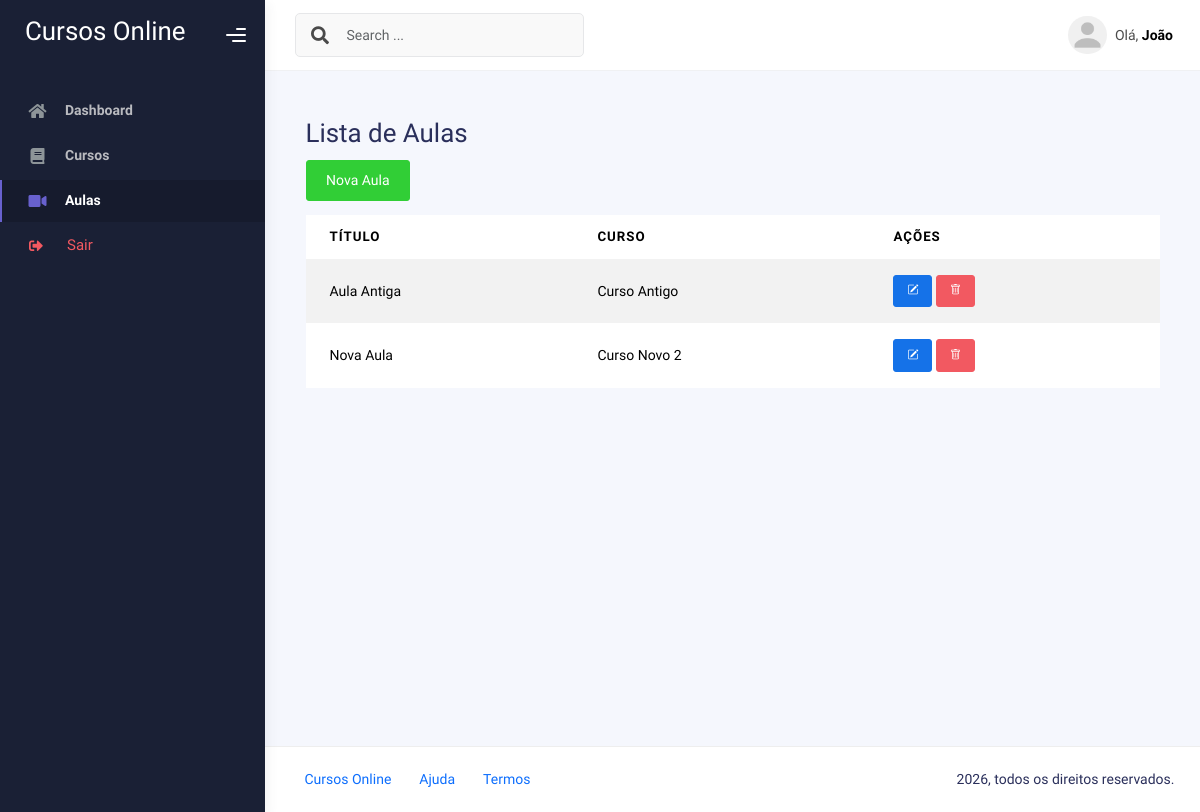
Screenshot of /aulas/ (signed in) with the database file from the repository.
### core/models.py (models this page shows, shortened)
class Aula(models.Model):
    curso = models.ForeignKey(Curso, on_delete=models.CASCADE, related_name='aulas')
    titulo = models.CharField(max_length=100)
    conteudo = models.TextField()
    video_url = models.URLField(blank=True, null=True)
    data_publicacao = models.DateTimeField(auto_now_add=True)

class Curso(models.Model):
    titulo = models.CharField(max_length=100)
    descricao = models.TextField()
    instrutor = models.ForeignKey(User, on_delete=models.CASCADE, related_name='cursos')
    data_criacao = models.DateTimeField(auto_now_add=True)

### core/views.py (the view)
# urls.py: path('aulas/', views.aula_list, name='aula_list'),
@login_required
def aula_list(request):
    aulas = Aula.objects.all()
    return render(request, 'core/aula_list.html', {'aulas': aulas})

### templates/core/aula_list.html (shortened to what this page needs)
{% extends 'base.html' %}
{% block content %}
  <div class="container mt-4">
    <h2>Lista de Aulas</h2>
    <a href="{% url 'aula_form' %}" class="btn btn-success mb-3">Nova Aula</a>
    <div class="table-responsive">
      <table class="table table-striped">
        <thead>
          <tr>
            <th data-label="Título">Título</th>
            <th data-label="Curso">Curso</th>
            <th data-label="Ações">Ações</th>
          </tr>
        </thead>
        <tbody>
          {% for aula in aulas %}
            <tr>
              <td data-label="Título">{{ aula.titulo }}</td>
              <td data-label="Curso">{{ aula.curso.titulo }}</td>
              <td data-label="Ações">
                <div class="table-actions">
                  <a href="{% url 'aula_edit' aula.pk %}" class="btn btn-sm btn-primary" title="Editar">
                    <i class="bi bi-pencil-square btn-action-icon"></i>
                  </a>
                  <a href="{% url 'aula_delete' aula.pk %}" class="btn btn-sm btn-danger" title="Excluir">
                    <i class="bi bi-trash btn-action-icon"></i>
                  </a>
                </div>
              </td>
            </tr>
          {% empty %}
            <tr>
              <td colspan="3">Nenhuma aula cadastrada.</td>
            </tr>
          {% endfor %}
        </tbody>
      </table>
    </div>
  </div>
{% endblock %}

### templates/base.html (shortened to what this page needs)
{% load static %}
<!DOCTYPE html>
<html lang="pt-br">
  <head>
    <link rel="stylesheet" href="{% static 'assets/css/bootstrap.min.css' %}" />
    <link rel="stylesheet" href="{% static 'assets/css/plugins.min.css' %}" />
    <link rel="stylesheet" href="{% static 'assets/css/kaiadmin.min.css' %}" />
    <link rel="stylesheet" href="{% static 'assets/css/demo.css' %}" />
    <link rel="stylesheet" href="{% static 'assets/css/mobile.css' %}" />
    <link rel="stylesheet" href="https://cdn.jsdelivr.net/npm/bootstrap-icons@1.8.0/font/bootstrap-icons.css">
  </head>
  <body>
    <div class="wrapper">
      {% if user.is_authenticated %}
      <div class="sidebar" data-background-color="dark">
        <div class="Cursos Online">
          <div class="logo-header" data-background-color="dark">
            <a href="{% url 'dashboard' %}" class="logo">
              <h2 style="color: white;">
                Cursos Online
              </h2>
            </a>
            <div class="nav-toggle">
              <button class="btn btn-toggle toggle-sidebar">
                <i class="gg-menu-right"></i>
              </button>
            </div>
          </div>
        </div>
        <div class="sidebar-wrapper scrollbar scrollbar-inner">
          <div class="sidebar-content">
            <ul class="nav nav-secondary">
              <li class="nav-item {% if request.resolver_match.url_name == 'dashboard' %}active{% endif %}">
                <a href="{% url 'dashboard' %}">
                  <i class="fas fa-home"></i>
                  <p>Dashboard</p>
                </a>
              </li>
              <li class="nav-item {% if 'curso' in request.resolver_match.url_name %}active{% endif %}">
                <a href="{% url 'curso_list' %}">
                  <i class="fas fa-book"></i>
                  <p>Cursos</p>
                </a>
              </li>
              <li class="nav-item {% if 'aula' in request.resolver_match.url_name %}active{% endif %}">
                <a href="{% url 'aula_list' %}">
                  <i class="fas fa-video"></i>
                  <p>Aulas</p>
                </a>
              </li>
             <li class="nav-item">
              <form action="{% url 'logout' %}" method="post" class="d-flex align-items-center w-100">
                <button type="submit" class="nav-link text-danger bg-transparent border-0 w-100 text-start d-flex justify-content-between align-items-center">
                  <div class="d-flex align-items-center" style="margin-left: 15px;">
                    <i class="fas fa-sign-out-alt"></i>
                    <p class="mb-0 ms-3">Sair</p>
                  </div>
                </button>
              </form>
            </li>
            </ul>
          </div>
        </div>
      </div>
      {% endif %}
      <div class="main-panel">
        <div class="main-header">
          <nav class="navbar navbar-header navbar-header-transparent navbar-expand-lg border-bottom">
            <div class="container-fluid">
              <nav class="navbar navbar-header-left navbar-expand-lg navbar-form nav-search p-0 d-none d-lg-flex">
                <div class="input-group">
                  <div class="input-group-prepend">
                    <button type="submit" class="btn btn-search pe-1">
                      <i class="fa fa-search search-icon"></i>
                    </button>
                  </div>
                  <input
                    type="text"
                    placeholder="Search ..."
                    class="form-control"
                  />
                </div>
              </nav>
              <ul class="navbar-nav topbar-nav ms-md-auto align-items-center">
                {% if user.is_authenticated %}
                <li class="nav-item topbar-user dropdown hidden-caret">
                  <a
                    class="dropdown-toggle profile-pic"
                    data-bs-toggle="dropdown"
                    href="#"
                    aria-expanded="false"
                  >
                    <div class="avatar-sm">
                      <img
                        src="{% static 'assets/img/profile.png' %}"
                        alt="..."
                        class="avatar-img rounded-circle"
                      />
                    </div>
                    <span class="profile-username">
                      <span class="op-7">Olá,</span>
                      <span class="fw-bold">{{ user.username }}</span>
                    </span>
                  </a>
                </li>
                {% endif %}
              </ul>
            </div>
          </nav>
        </div>
        <div class="container">
          <div class="page-inner">
            {% block content %}
            {% endblock %}
          </div>
        </div>
        <footer class="footer">
          <div class="container-fluid d-flex justify-content-between">
            <nav class="pull-left">
              <ul class="nav">
                <li class="nav-item">
                  <a class="nav-link" href="#">
                    Cursos Online
                  </a>
                </li>
                <li class="nav-item">
                  <a class="nav-link" href="#"> Ajuda </a>
                </li>
                <li class="nav-item">
                  <a class="nav-link" href="#"> Termos </a>
                </li>
              </ul>
            </nav>
            <div class="copyright">
              {% now "Y" %}, todos os direitos reservados.
            </div>
          </div>
        </footer>
  </body>
</html>

### static/assets/css/demo.css (style rules this page uses)
.nav-secondary .nav-item .nav-link { display: flex; align-items: center; justify-content: space-between; }
.nav-secondary .nav-item .nav-link i { margin-right: 10px; }

### rows the page displays
Aula: titulo "Aula Antiga", curso.titulo "Curso Antigo"
Aula: titulo "Nova Aula", curso.titulo "Curso Novo 2"

### other values shown
{{ user.username }} "João"
